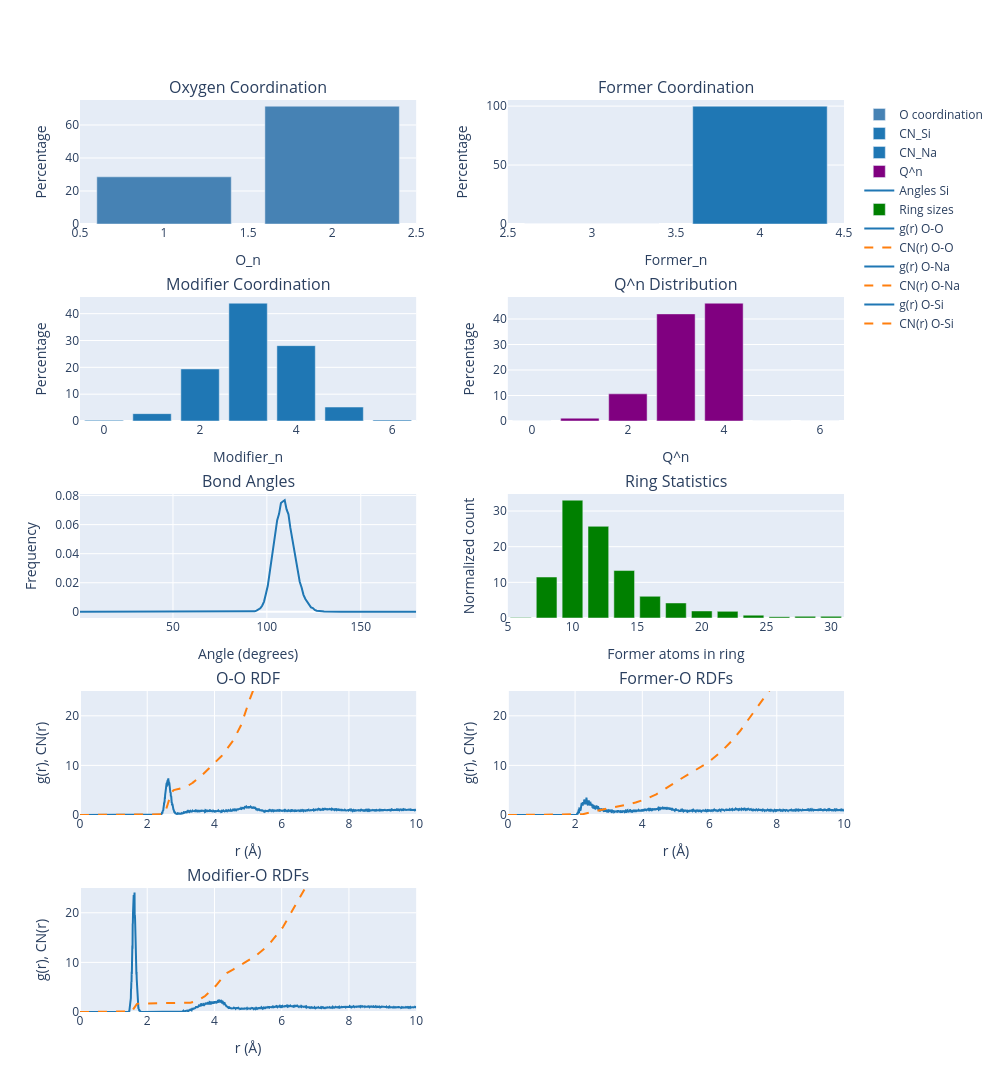

Notebook cell for this chart:
### Markdown cell above
# Full structure analysis workflow execution and plotting

The cell below serves as a show case for running the full structural analysis workflow:

### Code cell
with SingleNodeExecutor() as exe:
    results_analysis = exe.submit(analyze_structure, atoms=atoms).result()

fig = plot_analysis_results_plotly(results_analysis)
fig.show()

### Figure 1 — Plotly figure (JSON) as saved in the notebook; plotly's stock layout.template omitted (floating-point values rounded to 4 significant figures; data arrays with more than 128 entries replaced by an {"elided": "..."} marker saying what was removed)
{"data": [{"marker": {"color": "steelblue"}, "name": "O coordination", "showlegend": true, "type": "bar", "x": [1, 2], "xaxis": "x", "y": [28.61, 71.39], "yaxis": "y"}, {"marker": {"color": "#1f77b4"}, "name": "CN_Si", "offsetgroup": "0", "showlegend": true, "type": "bar", "x": [3, 4], "xaxis": "x2", "y": [0.07984, 99.92], "yaxis": "y2"}, {"marker": {"color": "#1f77b4"}, "name": "CN_Na", "offsetgroup": "0", "showlegend": true, "type": "bar", "x": [0, 1, 2, 3, 4, 5, 6], "xaxis": "x3", "y": [0.2994, 2.754, 19.4, 43.89, 28.08, 5.21, 0.3593], "yaxis": "y3"}, {"marker": {"color": "purple"}, "name": "Q^n", "showlegend": true, "type": "bar", "x": [0, 1, 2, 3, 4, 5, 6], "xaxis": "x4", "y": [0.03992, 1.118, 10.66, 42.0, 46.19, 0, 0], "yaxis": "y4"}, {"line": {"color": "#1f77b4", "width": 2}, "mode": "lines", "name": "Angles Si", "showlegend": true, "type": "scatter", "x": {"elided": "180 float values"}, "xaxis": "x5", "y": {"elided": "180 float values"}, "yaxis": "y5"}, {"marker": {"color": "green"}, "name": "Ring sizes", "showlegend": true, "type": "bar", "x": [6, 8, 10, 12, 14, 16, 18, 20, 22, 24, 26, 28, 30], "xaxis": "x6", "y": [0.1603, 11.49, 33.03, 25.71, 13.31, 6.093, 4.222, 1.978, 1.871, 0.8017, 0.3741, 0.481, 0.481], "yaxis": "y6"}, {"line": {"color": "#1f77b4", "width": 2}, "mode": "lines", "name": "g(r) O-O", "showlegend": true, "type": "scatter", "x": {"elided": "2000 float values"}, "xaxis": "x7", "y": {"elided": "2000 float values"}, "yaxis": "y7"}, {"line": {"color": "#ff7f0e", "dash": "dash", "width": 2}, "mode": "lines", "name": "CN(r) O-O", "showlegend": true, "type": "scatter", "x": {"elided": "2000 float values"}, "xaxis": "x7", "y": {"elided": "2000 float values"}, "yaxis": "y7"}, {"line": {"color": "#1f77b4", "width": 2}, "mode": "lines", "name": "g(r) O-Na", "showlegend": true, "type": "scatter", "x": {"elided": "2000 float values"}, "xaxis": "x8", "y": {"elided": "2000 float values"}, "yaxis": "y8"}, {"line": {"color": "#ff7f0e", "dash": "dash", "width": 2}, "mode": "lines", "name": "CN(r) O-Na", "showlegend": true, "type": "scatter", "x": {"elided": "2000 float values"}, "xaxis": "x8", "y": {"elided": "2000 float values"}, "yaxis": "y8"}, {"line": {"color": "#1f77b4", "width": 2}, "mode": "lines", "name": "g(r) O-Si", "showlegend": true, "type": "scatter", "x": {"elided": "2000 float values"}, "xaxis": "x9", "y": {"elided": "2000 float values"}, "yaxis": "y9"}, {"line": {"color": "#ff7f0e", "dash": "dash", "width": 2}, "mode": "lines", "name": "CN(r) O-Si", "showlegend": true, "type": "scatter", "x": {"elided": "2000 float values"}, "xaxis": "x9", "y": {"elided": "2000 float values"}, "yaxis": "y9"}], "layout": {"annotations": [{"font": {"size": 16}, "showarrow": false, "text": "Oxygen Coordination", "x": 0.22, "xanchor": "center", "xref": "paper", "y": 1.0, "yanchor": "bottom", "yref": "paper"}, {"font": {"size": 16}, "showarrow": false, "text": "Former Coordination", "x": 0.78, "xanchor": "center", "xref": "paper", "y": 1.0, "yanchor": "bottom", "yref": "paper"}, {"font": {"size": 16}, "showarrow": false, "text": "Modifier Coordination", "x": 0.22, "xanchor": "center", "xref": "paper", "y": 0.784, "yanchor": "bottom", "yref": "paper"}, {"font": {"size": 16}, "showarrow": false, "text": "Q^n Distribution", "x": 0.78, "xanchor": "center", "xref": "paper", "y": 0.784, "yanchor": "bottom", "yref": "paper"}, {"font": {"size": 16}, "showarrow": false, "text": "Bond Angles", "x": 0.22, "xanchor": "center", "xref": "paper", "y": 0.568, "yanchor": "bottom", "yref": "paper"}, {"font": {"size": 16}, "showarrow": false, "text": "Ring Statistics", "x": 0.78, "xanchor": "center", "xref": "paper", "y": 0.568, "yanchor": "bottom", "yref": "paper"}, {"font": {"size": 16}, "showarrow": false, "text": "O-O RDF", "x": 0.22, "xanchor": "center", "xref": "paper", "y": 0.352, "yanchor": "bottom", "yref": "paper"}, {"font": {"size": 16}, "showarrow": false, "text": "Former-O RDFs", "x": 0.78, "xanchor": "center", "xref": "paper", "y": 0.352, "yanchor": "bottom", "yref": "paper"}, {"font": {"size": 16}, "showarrow": false, "text": "Modifier-O RDFs", "x": 0.22, "xanchor": "center", "xref": "paper", "y": 0.136, "yanchor": "bottom", "yref": "paper"}], "height": 1500, "legend": {"orientation": "v", "x": 1.02, "xanchor": "left", "y": 1, "yanchor": "top"}, "showlegend": true, "width": 1000, "xaxis": {"anchor": "y", "domain": [0, 0.44], "title": {"text": "O_n"}}, "xaxis2": {"anchor": "y2", "domain": [0.56, 1], "title": {"text": "Former_n"}}, "xaxis3": {"anchor": "y3", "domain": [0, 0.44], "title": {"text": "Modifier_n"}}, "xaxis4": {"anchor": "y4", "domain": [0.56, 1], "title": {"text": "Q^n"}}, "xaxis5": {"anchor": "y5", "domain": [0, 0.44], "title": {"text": "Angle (degrees)"}}, "xaxis6": {"anchor": "y6", "domain": [0.56, 1], "title": {"text": "Former atoms in ring"}}, "xaxis7": {"anchor": "y7", "domain": [0, 0.44], "range": [0, 10], "title": {"text": "r (Å)"}}, "xaxis8": {"anchor": "y8", "domain": [0.56, 1], "range": [0, 10], "title": {"text": "r (Å)"}}, "xaxis9": {"anchor": "y9", "domain": [0, 0.44], "range": [0, 10], "title": {"text": "r (Å)"}}, "yaxis": {"anchor": "x", "domain": [0.864, 1.0], "title": {"text": "Percentage"}}, "yaxis2": {"anchor": "x2", "domain": [0.864, 1.0], "title": {"text": "Percentage"}}, "yaxis3": {"anchor": "x3", "domain": [0.648, 0.784], "title": {"text": "Percentage"}}, "yaxis4": {"anchor": "x4", "domain": [0.648, 0.784], "title": {"text": "Percentage"}}, "yaxis5": {"anchor": "x5", "domain": [0.432, 0.568], "title": {"text": "Frequency"}}, "yaxis6": {"anchor": "x6", "domain": [0.432, 0.568], "title": {"text": "Normalized count"}}, "yaxis7": {"anchor": "x7", "domain": [0.216, 0.352], "range": [0, 25], "title": {"text": "g(r), CN(r)"}}, "yaxis8": {"anchor": "x8", "domain": [0.216, 0.352], "range": [0, 25], "title": {"text": "g(r), CN(r)"}}, "yaxis9": {"anchor": "x9", "domain": [0, 0.136], "range": [0, 25], "title": {"text": "g(r), CN(r)"}}}}
